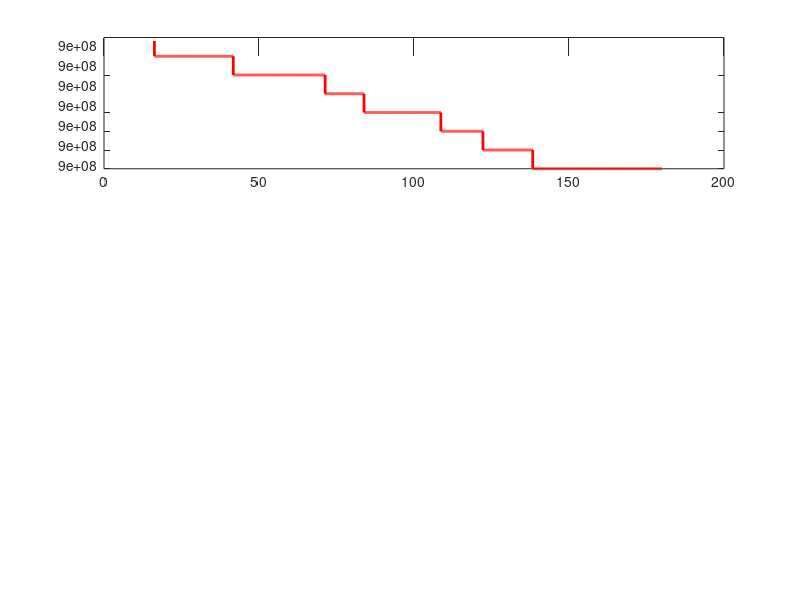

Write MATLAB code to recreate this figure. (Note: this script raises an error after producing the figure.)
close all;
clear all; 
clc;
theeta= 0:0.01:180; %Angle between source and
%reciever%<------------------------> %PART 1
%Carrier Frequencies 
fc1= 9*10^8;
fc2= 18*10^8;
fc3= 2.4*10^9;
lambdac1= (3*10^8)/fc1;
lambdac2= (3*10^8)/fc2;
lambdac3= (3*10^8)/fc3;
Vm=100;
%Doppler Shift
fd1=(Vm.*cosd(theeta))/lambdac1;
f1=fc1+fd1;
fd2=(Vm.*cosd(theeta))/lambdac2;
f2=fc2+fd2;
fd3=(Vm.*cosd(theeta))/lambdac3;
f3=fc3+fd3;
% Doppler Shift vs Theeta Plot
figure;
title('DOPPLER SHIFT');
subplot(3,1,1);
p1=plot(theeta,f1,'r','linewidth',2);
datatip(p1,90,9*10^8);
title('Carrier Freqeuncy: 900 MHz');
xlabel('Theeta (in Deg)');
ylabel('Doppler shift (in Hz)');
subplot(3,1,2);
p2=plot(theeta,f2,'linewidth',2);
datatip(p2,90,18*10^8);
title('Carrier Freqeuncy: 1800 MHz');
xlabel('Theeta (in Deg)');
ylabel('Doppler shift (in Hz)');
subplot(3,1,3);
p3=plot(theeta,f3,'g','linewidth',2);
datatip(p3,90,2.4*10^9);
title('Carrier Freqeuncy: 2.4 GHz');
%Velocity of mobilexlabel('Theeta (in Deg)'); ylabel('Doppler shift (in Hz)'); %<------------------------>
%<------------------------> %PART 2
fc= 9*10^8;
lambdac= (3*10^8)/fc1; %Velocities of mobile Vm1=50; Vm2=100; Vm3=150;
%Doppler Shift
fd1=(Vm1.*cosd(theeta))/lambdac; f1=fc+fd1;
fd2=(Vm2.*cosd(theeta))/lambdac; f2=fc+fd2;
fd3=(Vm3.*cosd(theeta))/lambdac; f3=fc+fd3;
% Doppler Shift vs Theeta Plot figure;
plot(theeta,f1,theeta,f2,theeta,f3,'linewidth',2); title('DOPPLER SHIFT'); legend('Mobile Velocity: 50m/s','Mobile Velocity: 100m/s','Mobile Velocity: 150m/s'); xlabel('Theeta (in Deg)'); ylabel('Doppler Shift (in Hz)'); %<------------------------>